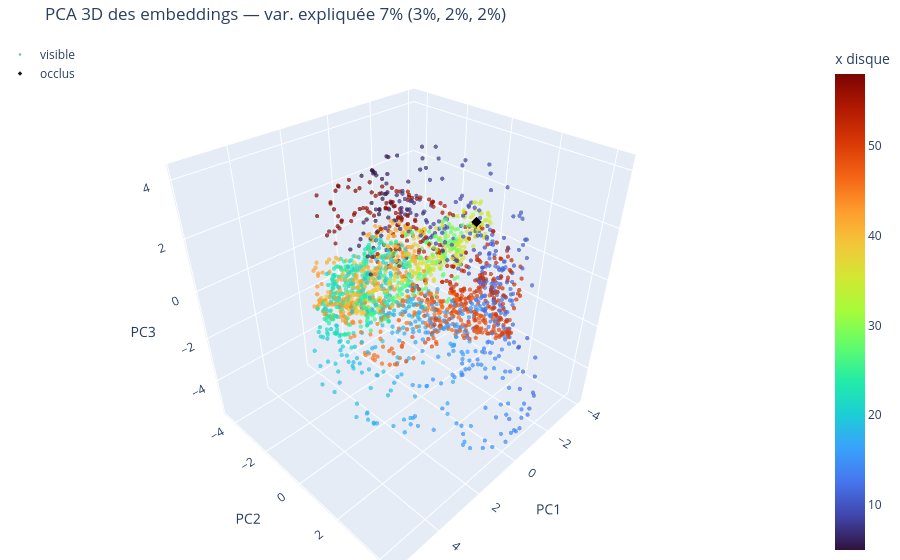
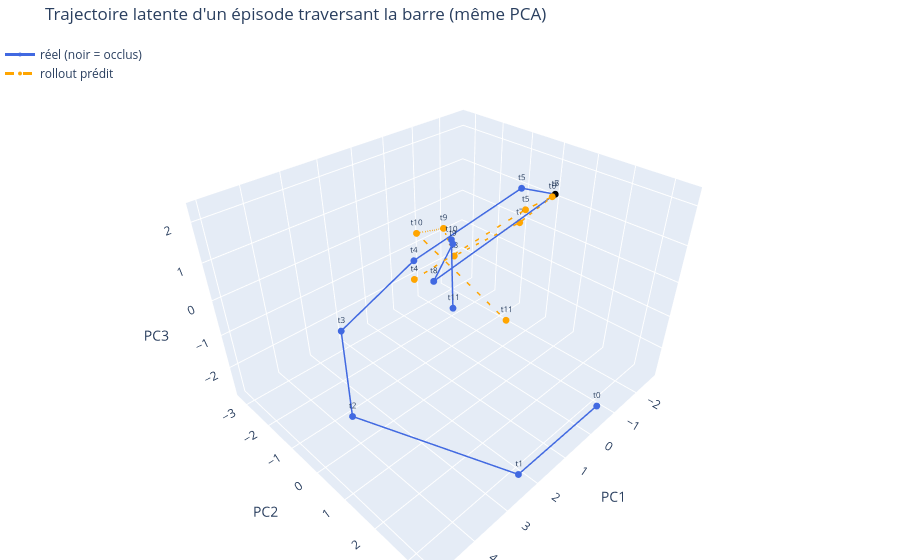

Notebook source saved alongside these figures, in order:
### Markdown cell above
## 5. PCA 3D (interactif)

Nuage de tous les embeddings coloré par la position **x** du disque ; les frames occluses sont des losanges colorés par la **position de la barre** (si l'encodeur encode la barre, ils s'étalent selon `bar_x` au lieu de s'écraser sur un point). Puis la trajectoire latente d'un épisode qui traverse la barre : réel (bleu) vs rollout prédit (orange). L'interpolation est bonne si l'orange suit le bleu *à travers* la zone occluse, sans discontinuité.

### Code cell
from occlusion_jepa.viz import pca3d_figures

fig_cloud, fig_ep = pca3d_figures(cfg, encoder, predictor, device)
fig_cloud.show()
fig_ep.show()

### Figure 1 — Plotly figure (JSON) as saved in the notebook; plotly's stock layout.template omitted (floating-point values rounded to 4 significant figures; data arrays with more than 128 entries replaced by an {"elided": "..."} marker saying what was removed)
{"data": [{"marker": {"color": {"elided": "2191 float values"}, "colorbar": {"title": {"text": "x disque"}}, "colorscale": [[0, "#30123b"], [0.07143, "#4145ab"], [0.1429, "#4675ed"], [0.2143, "#39a2fc"], [0.2857, "#1bcfd4"], [0.3571, "#24eca6"], [0.4286, "#61fc6c"], [0.5, "#a4fc3b"], [0.5714, "#d1e834"], [0.6429, "#f3c63a"], [0.7143, "#fe9b2d"], [0.7857, "#f36315"], [0.8571, "#d93806"], [0.9286, "#b11901"], [1, "#7a0402"]], "opacity": 0.7, "size": 2.5}, "mode": "markers", "name": "visible", "type": "scatter3d", "x": {"elided": "2191 float values"}, "y": {"elided": "2191 float values"}, "z": {"elided": "2191 float values"}}, {"marker": {"color": "black", "opacity": 0.9, "size": 3.5, "symbol": "diamond"}, "mode": "markers", "name": "occlus", "type": "scatter3d", "x": {"elided": "209 float values"}, "y": {"elided": "209 float values"}, "z": {"elided": "209 float values"}}], "layout": {"legend": {"x": 0}, "margin": {"b": 0, "l": 0, "r": 0, "t": 40}, "scene": {"xaxis": {"title": {"text": "PC1"}}, "yaxis": {"title": {"text": "PC2"}}, "zaxis": {"title": {"text": "PC3"}}}, "title": {"text": "PCA 3D des embeddings — var. expliquée 7% (3%, 2%, 2%)"}}}

### Figure 2 — Plotly figure (JSON) as saved in the notebook; plotly's stock layout.template omitted (floating-point values rounded to 4 significant figures)
{"data": [{"line": {"color": "royalblue", "width": 3}, "marker": {"color": ["royalblue", "royalblue", "royalblue", "royalblue", "royalblue", "royalblue", "black", "black", "royalblue", "royalblue", "royalblue", "royalblue"], "size": 4}, "mode": "lines+markers+text", "name": "réel (noir = occlus)", "text": ["t0", "t1", "t2", "t3", "t4", "t5", "t6", "t7", "t8", "t9", "t10", "t11"], "textfont": {"size": 8}, "type": "scatter3d", "x": [-0.7449, 2.439, 4.974, 2.796, -0.6969, -2.687, -2.363, -2.363, -0.767, -1.16, 1.42, 3.202], "y": [3.258, 3.407, 1.311, -2.114, -3.26, -1.047, 0.2728, 0.2728, -2.507, -2.124, 0.3899, 2.205], "z": [-2.769, -2.433, -0.3895, -1.459, -1.424, 0.9489, 1.332, 1.332, -1.826, -0.583, 1.61, 1.675]}, {"line": {"color": "orange", "dash": "dash", "width": 3}, "marker": {"color": "orange", "size": 4}, "mode": "lines+markers+text", "name": "rollout prédit", "text": ["t4", "t5", "t6", "t7", "t8", "t9", "t10", "t11"], "textfont": {"size": 8}, "type": "scatter3d", "x": [0.01035, -1.782, -2.256, -2.241, -1.622, -0.7212, 2.553, 1.119], "y": [-2.461, -0.1691, 0.2665, -0.6812, -2.518, -2.041, 0.5677, 1.753], "z": [-1.377, 0.9539, 1.3, 0.2197, -1.342, 0.1088, 2.281, 0.05145]}], "layout": {"legend": {"x": 0}, "margin": {"b": 0, "l": 0, "r": 0, "t": 40}, "scene": {"xaxis": {"title": {"text": "PC1"}}, "yaxis": {"title": {"text": "PC2"}}, "zaxis": {"title": {"text": "PC3"}}}, "title": {"text": "Trajectoire latente d'un épisode traversant la barre (même PCA)"}}}
